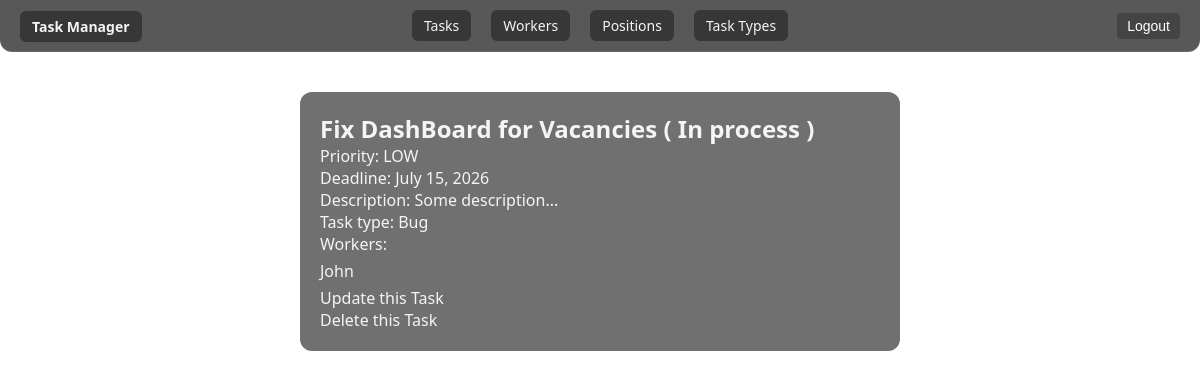
The page /tasks/1 (signed in) on the database its author committed.
### manager/models.py (models this page shows, shortened)
class Task(models.Model):
    class Priority(models.TextChoices):
        LOW = "LOW", "Low"
        MEDIUM = "MEDIUM", "Medium"
        HIGH = "HIGH", "High"
        URGENT = "URGENT", "Urgent"
    name = models.CharField(max_length=255)
    description = models.TextField()
    deadline = models.DateField()
    is_completed = models.BooleanField(default=False)
    priority = models.CharField(
        max_length=10,
        choices=Priority.choices,
        default=Priority.MEDIUM
    )
    task_type = models.ForeignKey(
        TaskType,
        on_delete=models.CASCADE,
        related_name="tasks"
    )
    assignees = models.ManyToManyField(
        Worker,
        related_name="tasks"
    )
    class Meta:
        ordering = ["-deadline"]
        verbose_name = "Task"
        verbose_name_plural = "Tasks"

class TaskType(models.Model):
    name = models.CharField(max_length=255)
    def get_absolute_url(self):
        return reverse("manager:task-type-detail", kwargs={"pk": self.pk})
    def __str__(self):
        return self.name

class Worker(AbstractUser):
    position = models.ForeignKey(
        Position,
        on_delete=models.SET_NULL,
        null=True,
        blank=True,
        related_name="workers"
    )
    class Meta:
        ordering = ["username"]
        verbose_name = "Worker"
        verbose_name_plural = "Workers"
    def get_absolute_url(self):
        return reverse("manager:worker-detail", kwargs={"pk": self.pk})

### manager/views.py (the view)
class TaskDetailView(LoginRequiredMixin, generic.DetailView):
    model = Task

### templates/manager/task_detail.html (shortened to what this page needs)
{% extends "base.html" %}
{% block content %}
  <h2>
    {{ task.name }} (
    {% if task.is_completed %}
      Done
    {% else %}
      In process
    {% endif %})
  </h2>
  <p>Priority: {{ task.priority }}</p>
  <p>Deadline: {{ task.deadline }}</p>
  <p>Description: {{ task.description }}</p>
  <p>
    Task type:
    <a href="{{ task.task_type.get_absolute_url }}">{{ task.task_type }}</a>
  </p>
  {% if task.assignees %}
    Workers:
    <ul>
      {% for assignee in task.assignees.all %}
        <li>
          <a href="{{ assignee.get_absolute_url }}">{{ assignee.username }}</a>
        </li>
      {% endfor %}
    </ul>
  {% else %}
    Nobody is doing this task
  {% endif %}
  <a href="{% url 'manager:task-update' pk=task.id %}">Update this Task</a>
  <br>
  <a href="{% url 'manager:task-delete' pk=task.id %}">Delete this Task</a>
{% endblock %}

### static/css/styles.css (style rules this page uses)
* { margin: 0; padding: 0; box-sizing: border-box; }
body { background-image: url("../images/background.jpg"); background-size: cover; background-position: center; background-attachment: fixed; margin: 0; padding: 0; font-family: 'Segoe UI', Roboto, Helvetica, Arial, sans-serif; color: #f5f5f5; }
a { color: inherit; text-decoration: none; transition: color 0.5s; }
li { list-style: none; margin-bottom: 5px; margin-top: 5px; }

### rows shown on the page
Task: name "Fix DashBoard for Vacancies", priority "LOW", deadline "July 15, 2026", description "Some description...", task_type "Bug"
Worker: username "John"
